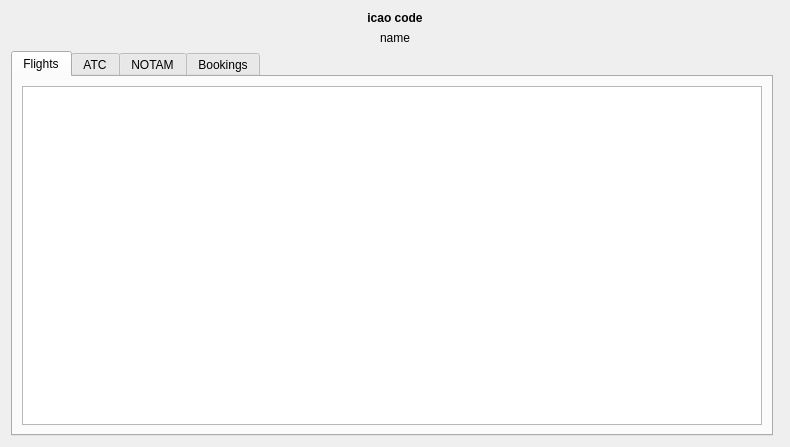
<?xml version="1.0" encoding="UTF-8"?>
<ui version="4.0">
 <class>FirDetailsWindow</class>
 <widget class="QWidget" name="FirDetailsWindow">
  <property name="geometry">
   <rect>
    <x>0</x>
    <y>0</y>
    <width>790</width>
    <height>447</height>
   </rect>
  </property>
  <layout class="QGridLayout" name="gridLayout">
   <item row="1" column="0" colspan="2">
    <widget class="QLabel" name="name">
     <property name="text">
      <string notr="true">name</string>
     </property>
     <property name="alignment">
      <set>Qt::AlignCenter</set>
     </property>
    </widget>
   </item>
   <item row="0" column="0" colspan="2">
    <widget class="QLabel" name="icao">
     <property name="font">
      <font>
       <weight>75</weight>
       <bold>true</bold>
      </font>
     </property>
     <property name="text">
      <string notr="true">icao code</string>
     </property>
     <property name="alignment">
      <set>Qt::AlignCenter</set>
     </property>
    </widget>
   </item>
   <item row="2" column="0">
    <widget class="QTabWidget" name="tabWidget">
     <property name="currentIndex">
      <number>0</number>
     </property>
     <widget class="QWidget" name="flightsTab">
      <attribute name="title">
       <string>Flights</string>
      </attribute>
      <layout class="QGridLayout" name="gridLayout_2">
       <item row="0" column="0">
        <widget class="QTableView" name="flights">
         <property name="showDropIndicator" stdset="0">
          <bool>false</bool>
         </property>
         <property name="selectionMode">
          <enum>QAbstractItemView::SingleSelection</enum>
         </property>
         <property name="selectionBehavior">
          <enum>QAbstractItemView::SelectRows</enum>
         </property>
         <property name="showGrid">
          <bool>false</bool>
         </property>
         <property name="wordWrap">
          <bool>false</bool>
         </property>
         <attribute name="verticalHeaderVisible">
          <bool>false</bool>
         </attribute>
        </widget>
       </item>
      </layout>
     </widget>
     <widget class="QWidget" name="atcTab">
      <attribute name="title">
       <string>ATC</string>
      </attribute>
      <layout class="QGridLayout" name="gridLayout_3">
       <item row="0" column="0">
        <widget class="QTableView" name="atc">
         <property name="selectionMode">
          <enum>QAbstractItemView::SingleSelection</enum>
         </property>
         <property name="selectionBehavior">
          <enum>QAbstractItemView::SelectRows</enum>
         </property>
         <property name="showGrid">
          <bool>false</bool>
         </property>
         <attribute name="verticalHeaderVisible">
          <bool>false</bool>
         </attribute>
        </widget>
       </item>
      </layout>
     </widget>
     <widget class="QWidget" name="notamTab">
      <attribute name="title">
       <string>NOTAM</string>
      </attribute>
      <layout class="QGridLayout" name="gridLayout_4">
       <item row="0" column="0">
        <widget class="QListView" name="notams">
         <property name="horizontalScrollBarPolicy">
          <enum>Qt::ScrollBarAlwaysOff</enum>
         </property>
         <property name="editTriggers">
          <set>QAbstractItemView::NoEditTriggers</set>
         </property>
        </widget>
       </item>
      </layout>
     </widget>
     <widget class="QWidget" name="bookingTab">
      <attribute name="title">
       <string>Bookings</string>
      </attribute>
      <layout class="QGridLayout" name="gridLayout_5">
       <item row="0" column="0">
        <widget class="QTableView" name="bookings">
         <property name="horizontalScrollBarPolicy">
          <enum>Qt::ScrollBarAlwaysOff</enum>
         </property>
         <property name="editTriggers">
          <set>QAbstractItemView::NoEditTriggers</set>
         </property>
         <property name="showDropIndicator" stdset="0">
          <bool>false</bool>
         </property>
         <property name="selectionMode">
          <enum>QAbstractItemView::SingleSelection</enum>
         </property>
         <property name="selectionBehavior">
          <enum>QAbstractItemView::SelectRows</enum>
         </property>
         <property name="showGrid">
          <bool>false</bool>
         </property>
         <property name="wordWrap">
          <bool>false</bool>
         </property>
         <attribute name="verticalHeaderVisible">
          <bool>false</bool>
         </attribute>
        </widget>
       </item>
      </layout>
     </widget>
    </widget>
   </item>
  </layout>
 </widget>
 <resources/>
 <connections/>
</ui>
